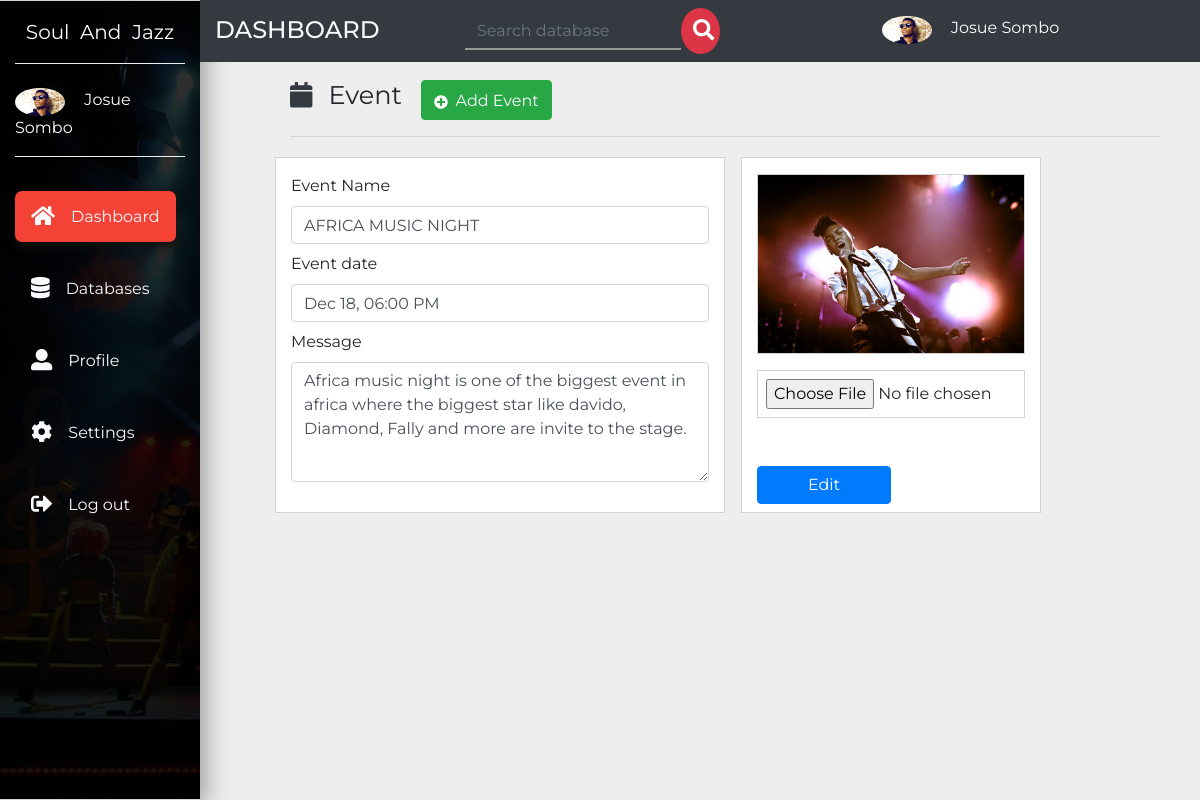
Page /admin/event/edit.php?edit=1 on the committed database.
### tables this page shows
CREATE TABLE `user` (
  `id` int(11) NOT NULL AUTO_INCREMENT,
  `name` varchar(20) NOT NULL,
  `email` varchar(20) NOT NULL,
  `password` varchar(20) NOT NULL,
  `address` varchar(200) NOT NULL,
  `language` varchar(20) NOT NULL,
  `avatar` varchar(255) NOT NULL,
  `privilege` varchar(10) DEFAULT NULL,
  PRIMARY KEY (`id`)
);

CREATE TABLE `event` (
  `id` int(11) NOT NULL AUTO_INCREMENT,
  `event_img` varchar(255) NOT NULL,
  `event_name` varchar(20) NOT NULL,
  `event_date` varchar(20) NOT NULL,
  `event_msg` text NOT NULL,
  PRIMARY KEY (`id`),
  UNIQUE KEY `event_img` (`event_img`)
);

### admin/db-conf.php (called while the page is built, shortened)
<?php
$con = mysqli_connect('localhost','josue','josue','blog');
$id_loginuser = $_SESSION['user'];
$sql = "SELECT * from user where id='$id_loginuser'";
$result = mysqli_query($con,$sql);
while($row = mysqli_fetch_assoc($result))
{
$name = $row['name'];
$avatar = $row['avatar'];
}
?>

### admin/event/edit.php (the view, shortened to what this page needs)
<?php include_once('../db-conf.php');?>
<?php
 if (isset($_GET['edit'])) {
   $id_event = $_GET['edit'];
 }else{
  header("location:index.php");
 }
?>
<?php
          $sql = "SELECT * FROM event where id='$id_event'";
          $result = mysqli_query($con,$sql);
          while($row = mysqli_fetch_assoc($result)){
            $img = $row['event_img'];
            $eventname = $row['event_name'];
            $date = $row['event_date'];
            $msg = $row['event_msg'];
            }
?>
<!DOCTYPE html>
<html lang="en">
  <head>
    <link rel="stylesheet" href="https://stackpath.bootstrapcdn.com/bootstrap/4.3.1/css/bootstrap.min.css">
    <link href="../../css/all.css" rel="stylesheet">
    <link rel="stylesheet" href="../../css/master.css">
  </head>
  <body>
  <nav class="navbar navbar-expand-md navbar-dark small">
  <div class="collapse navbar-collapse" id="navbarNavDropdown">
    <div class="container-fluid">
      <div class="row">
         <div class="col-lg-2 col-md-2 sidebar fixed-top">
         <a class="navbar-brand text-white d-block mx-auto text-center py-3 mb-4 botton-brand" href="../header.php">Soul &nbsp;And &nbsp;Jazz</a>
         <div class="botton-brand pb-3 mb-5">
           <img src="<?php echo "../".$avatar;?>" class="rounded-circle mr-3" width="50" alt="image">
           <a href="../header.php" class="text-white small-link"><?php echo $name;?></a>
         </div>
         <ul class="navbar-nav flex-column mt-4">
           <li class="navbar-item mb-5 mt-xs-2"><a href="../header.php" class="navbar-link text-light p-3 sidebar-link current"><i class="fa fa-home text-light fa-lg mr-3"></i>Dashboard</a></li>
           <li class="navbar-item mb-5"><a href="../database.php" class="navbar-link text-light p-3 sidebar-link"><i class="fas fa-database text-light fa-lg mr-3"></i>Databases</a></li>
           <li class="navbar-item mb-5"><a href="../profile.php" class="navbar-link text-light p-3 sidebar-link"><i class="fas fa-user-alt text-light fa-lg mr-3"></i>Profile</a></li>
           <li class="navbar-item mb-5"><a href="../setting.php" class="navbar-link text-light p-3 sidebar-link"><i class="fas fa-cog text-light fa-lg mr-3"></i>Settings</a></li>
           <li class="navbar-item mb-5"><a href="../logout.php" data-toggle="modal" data-target="#logout" class="navbar-link text-light p-3 sidebar-link"><i class="fas fa-sign-out-alt text-light fa-lg mr-3"></i>Log out</a></li>
         </ul>
         </div>
         <div class="col-lg-10 col-md-10 rightbar bg-dark ml-auto fixed-top py-2">
           <div class="row">
             <div class="col-md-3">
              <h4 class="text-uppercase text-light mb-0 pt-2">Dashboard</h4>
             </div>
             <div class="col-md-5 small-hide">
              <form method="post" action="../search.php" class="form-inline mb-0">
                <input type="search" name="search" id="search" placeholder="Search database" class="form-control search-bar">
                <button class="btn btn-danger search-button"><i class="fas fa-search fa-lg" style="margin-left: -5px;"></i></button>
              </form>
             </div>
             <div class="col-md-4 pt-2 small-hide">
               <img src="<?php echo "../".$avatar;?>" class="rounded-circle mr-3" width="50" alt="image">
               <a href="" class="text-white"><?php echo $name;?></a>
             </div>
           </div>
         </div>
      </div>
    </div>
  </div>
</nav>
<div class="container-fluid">
  <div class="row">
    <div class="col-lg-9 ml-auto " id="left-side">
      <div class="row pt-5 mt-3 mb-5">
        <div class="col-sm-12 mb-1">
          <h3 class="display-4 mt-auto" style="width:15%;font-size: 1.6rem;float: left;"><i class="fas fa-calendar text-light fa-1x mr-3 text-dark mr-3"></i><strong class="pt-5">Event</strong></h3> <a href="index.php" class="btn btn-success"><i class="fas fa-plus-circle pr-2 icon"></i>Add Event</a>
        <hr>
        </div>
      <div class="col-sm-12 mb-1">
      <form class="form-group" method="post" enctype="multipart/form-data">
      <div class="row">
      <div class="col-sm-6 mb-2 bg-white background pt-3 mr-3">
		    <label>Event Name</label>
		    <input type="text" name="name" value="<?php echo $eventname;?>" placeholder="" class="form-control mb-2">
		    <label>Event date</label>
		    <input type="text" name="date" value="<?php echo $date;?>" placeholder="" class="form-control mb-2">
		    <label>Message</label><br>
		    <textarea class="form-control" name="msg" style="height: 120px;"><?php echo $msg;?></textarea>
		 </div>
                 <div class="col-sm-4 mb-2 bg-white background pt-3">
		   <img src="<?php echo "../../".$img;?>" class="img-fluid w-100 mb-2" style="border:1px solid lightgray;" alt="image">
		   <div class="mt-2 background w-100" >
        <input type="file" name="image" class="form-control-file mb-0  p-2">
		   </div>
		   <input type="submit" name="editevent" value="Edit" class="btn btn-primary w-50 mt-5 small-btn mb-2">
		   </div>
      </div>
      </form>
      </div>
     </div>
    </div>
  </div>
</div>
  </body>
</html>

### css/all.css (style rules this page uses)
.fa-lg { font-size: 1.33333em; line-height: 0.75em; vertical-align: -.0667em; }
.fa-1x { font-size: 1em; }
.fa-calendar:before { content: "\f133"; }
.fa-cog:before { content: "\f013"; }
.fa-database:before { content: "\f1c0"; }
.fa-home:before { content: "\f015"; }
.fa-plus-circle:before { content: "\f055"; }
.fa-search:before { content: "\f002"; }
.fa-sign-out-alt:before { content: "\f2f5"; }
.fa-user-alt:before { content: "\f406"; }

### css/master.css (style rules this page uses)
body { font-family: 'Montserrat', sans-serif; background: #eee; }
#left-side { position: absolute; left: 275px; }
ul li,a { font-size: 1rem; }
.current { background: #f44336; border-radius: 7px; box-shadow: 2px 5px 10px #111; transition: all .3s; }
.search-bar { background: transparent; border: none; border-radius:0; border-bottom: 2px solid #999; }
.search-button { width: 10%; border-radius: 50%; padding: 10px 16px; }
.sidebar { border-top:1px solid lightgray; background: linear-gradient(rgba(0,0,0,.8),rgba(0,0,0,.9)), url('../img/news.jpg'); background-size: cover; background-repeat: no-repeat; height: 100vh; border-bottom: 1px solid lightgray; box-sizing: border-box; box-shadow: 5px 7px 25px #999; }
.botton-brand { border-bottom: 1px groove #eee; }
.sidebar-link { transition: all .4s; }
.background { border:1px solid lightgray; }
.icon { font-size: 22px; padding-top: 8px; }

### rows in the picture
user: avatar (picture), name "Josue Sombo"
event: name "AFRICA MUSIC NIGHT", date "Dec 18, 06:00 PM", msg "Africa music night is one of the biggest event in africa where the biggest star like davido, Diamond, Fally and more are invite to the stage.", event_img (picture)
